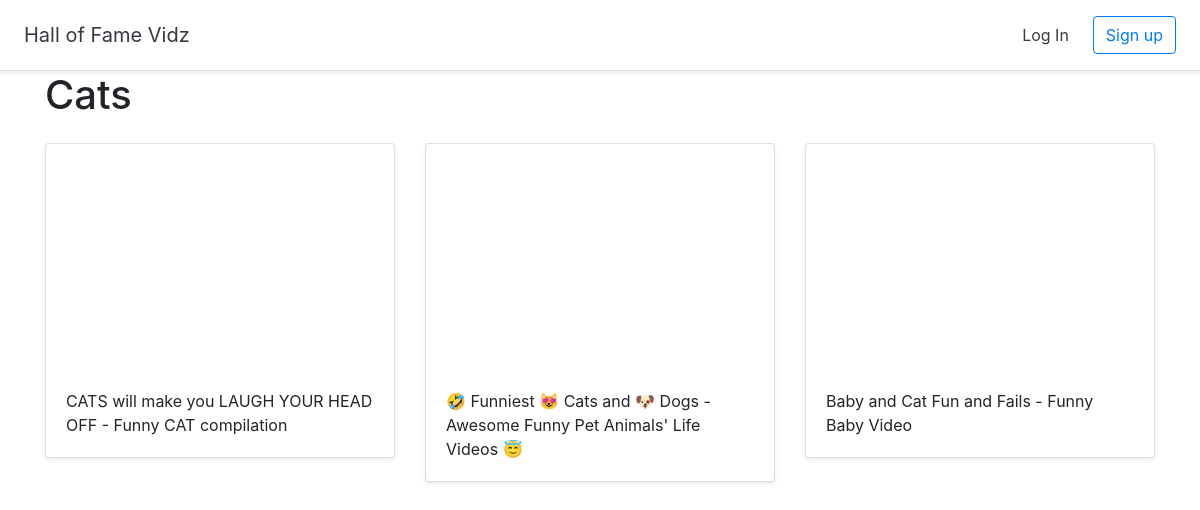
The app's page /hallofframe/8 with its own data.
### halls/models.py (models this page shows)
class Hall(models.Model):
    title = models.CharField(max_length=255)
    user = models.ForeignKey(User, on_delete=models.CASCADE)

class Video(models.Model):
    title = models.CharField(max_length=255)
    url = models.URLField()
    youtube_id = models.CharField(max_length=255)
    hall = models.ForeignKey(Hall, on_delete=models.CASCADE)

### halls/views.py (the view)
# urls.py: path('hallofframe/<int:pk>', views.DetailHall.as_view(), name='detail_hall'),
class DetailHall(generic.DetailView):
    model = Hall
    template_name = 'halls/detail_hall.html'

### halls/templates/halls/detail_hall.html (shortened to what this page needs)
{% extends 'halls/base.html' %}
{% block content %}
<div class="container">
<h1>{{ hall.title }}</h1>
    <div class="row">
      {% for video in hall.video_set.all %}
      <div class="col-md-4 mt-3">
        <div class="card mb-4 shadow-sm">
          <iframe width="100%" height="225" src="https://www.youtube.com/embed/{{ video.youtube_id }}" frameborder="0" allow="accelerometer; autoplay; encrypted-media; gyroscope; picture-in-picture" allowfullscreen></iframe>
          <div class="card-body">
            <p class="card-text">{{ video.title }}</p>
          </div>
        </div>
      </div>
      {% endfor %}
      </div>
    </div>
{% endblock %}

### records on screen
Hall: title "Cats"
Video: title "CATS will make you LAUGH YOUR HEAD OFF - Funny CAT compilation"
Video: title "🤣 Funniest 😻 Cats and 🐶 Dogs - Awesome Funny Pet Animals' Life Videos 😇"
Video: title "Baby and Cat Fun and Fails - Funny Baby Video"
